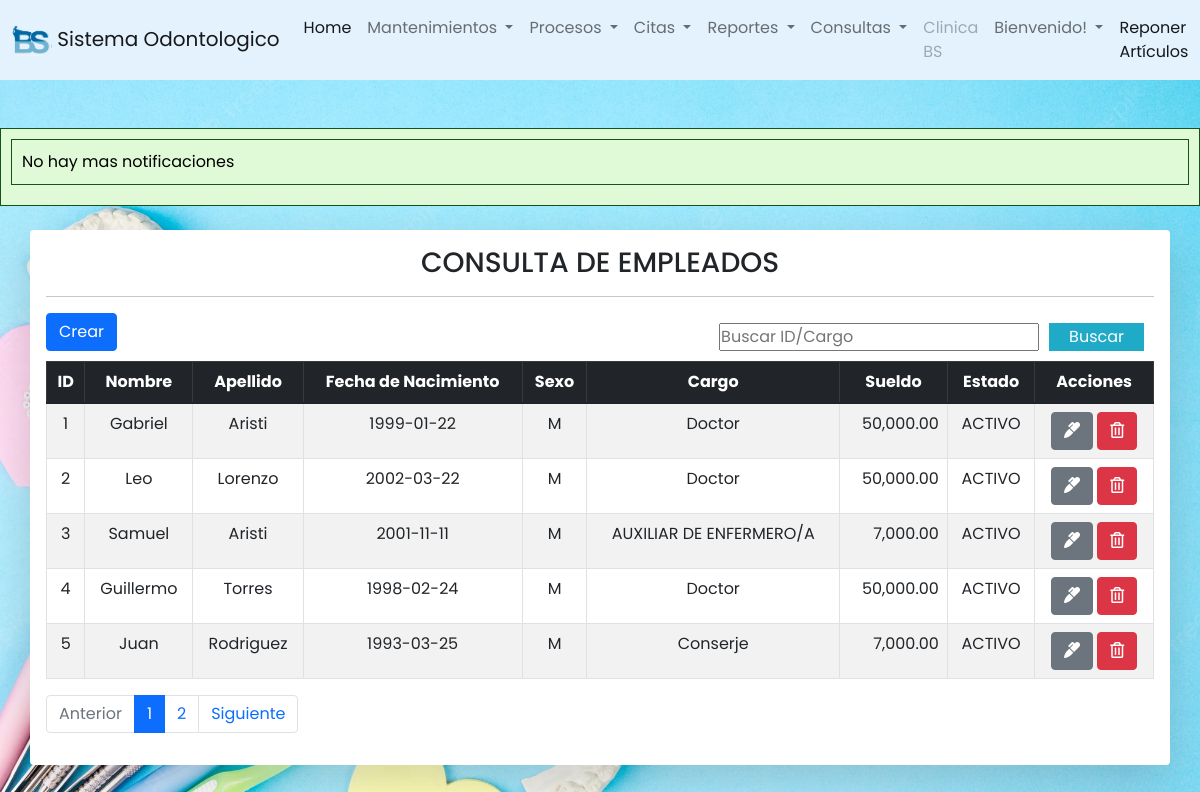
The app's page /odontologia/empleados/consulta_empleados.php with its own data.
### tables this page shows
CREATE TABLE `empleados` (
  `id_empl` int(11) NOT NULL,
  `id_per` int(11) DEFAULT NULL,
  `cargo` int(11) DEFAULT NULL,
  `status` int(11) DEFAULT NULL,
  `horario` int(11) DEFAULT NULL
);

CREATE TABLE `persona` (
  `id_per` int(11) NOT NULL,
  `nom_per` varchar(50) DEFAULT NULL,
  `ape_per` int(11) DEFAULT NULL,
  `fec_nac` date DEFAULT NULL,
  `sex_per` char(1) DEFAULT NULL,
  `datos` int(11) DEFAULT NULL,
  `status` int(11) DEFAULT NULL
);

CREATE TABLE `apellidos` (
  `id_ape` int(11) NOT NULL,
  `apellido` varchar(50) NOT NULL
);

CREATE TABLE `cargos` (
  `id_cargo` int(11) NOT NULL,
  `cargo` varchar(60) DEFAULT NULL,
  `sueldo` decimal(11,0) DEFAULT NULL
);

CREATE TABLE `estados` (
  `id_status` int(11) NOT NULL,
  `des_status` varchar(50) DEFAULT NULL
);

### odontologia/empleados/consulta_empleados.php (the view, shortened to what this page needs)
<?php
include ("../conexion.php");
?>
<?php include("../includes/header.php")?>
<?php include("../includes/footer.php")?>
<head>
  <link rel="stylesheet" href="../CSS/styl.css">
</head>
<div class="container table-responsive container-sm mt-4 shadow-lg p-3 mb-5 bg-body rounded">
  <center>
    <h3>CONSULTA DE EMPLEADOS</h3>
  </center>
  <hr class="divider">
  <button id="crear" type="button" class="btn btn-primary" data-bs-toggle="modal"
    data-bs-target="#modalEmpleado">Crear</button>
  <form action="buscar_empleado.php" class="buscador" method="get">
    <input type="text" name="busqueda" id="busqueda" placeholder="Buscar ID/Cargo">
    <input type="submit" value="Buscar" class="btn_search">
  </form>
  <table id="tablaempleados" class="table  aling-middle table-hover table-secundary mt-2 table-bordered table-striped">
    <thead class="table-dark">
      <tr class="text-center">
        <th>ID</th>
        <th>Nombre</th>
        <th>Apellido</th>
        <th>Fecha de Nacimiento</th>
        <th>Sexo</th>
        <th>Cargo</th>
        <th>Sueldo</th>
        <th>Estado</th>
        <th>Acciones</th>
      </tr>
    </thead>
    <tbody class="text-center">
      <?php
                    $sql_registe = mysqli_query($conexion, "SELECT COUNT(*) as total_registro From empleados WHERE status = 1 ");
                    $result_register = mysqli_fetch_array($sql_registe);
                    $total_registro = $result_register['total_registro'];
                    $por_pagina = 5;
                    if(empty($_GET['pagina'])){
                      $pagina = 1;
                    }
                    else{
                      $pagina = $_GET['pagina'];
                    }
                    $desde = ($pagina-1) * $por_pagina;
                    $total_paginas = ceil($total_registro/$por_pagina);
                        $query = "SELECT ep.id_empl, ps.nom_per, ps.fec_nac, ps.sex_per,
                        a.apellido,c.cargo,c.sueldo, et.des_status FROM empleados AS ep
                        LEFT JOIN persona AS ps ON ep.id_per = ps.id_per LEFT JOIN apellidos AS a
                        ON ps.ape_per = a.id_ape LEFT JOIN cargos AS c ON ep.cargo = c.id_cargo
                        LEFT JOIN estados AS et  ON ep.status = et.id_status ORDER BY ep.id_empl ASC LIMIT $desde, $por_pagina";
                        $result_task = mysqli_query($conexion, $query);
                        while($row = mysqli_fetch_array($result_task)){?>
      <tr>
        <td>
          <?php echo $row['id_empl'] ?>
        </td>
        <td>
          <?php echo $row['nom_per'] ?>
        </td>
        <td>
          <?php echo $row['apellido'] ?>
        </td>
        <td>
          <?php echo $row['fec_nac'] ?>
        </td>
        <td>
          <?php echo $row['sex_per'] ?>
        </td>
        <td>
          <?php echo $row['cargo'] ?>
        </td>
        <td style="text-align: right;">
          <?php echo number_format($row['sueldo'],2) ?>
        </td>
        <td>
          <?php echo $row['des_status'] ?>
        </td>
        <td>
          <a href="editarempl.php?id=<?php echo $row['id_empl']?>" class="btn btn-secondary">
            <i class="fas fa-marker"></i>
          </a>
          <a href="eliminarempl.php?id=<?php echo $row['id_empl']?>" class="btn btn-danger">
            <i class="far fa-trash-alt"></i>
          </a>
        </td>
      </tr>
      <?php }?>
    </tbody>
  </table>
  <nav aria-label="Page navigation example">
    <ul class="pagination">
      <li class="page-item <?php echo $pagina <= 1 ? 'disabled' : '' ?>"><a class="page-link"
          href="?pagina=<?php echo $pagina-1;?>">Anterior</a></li>
      <?php
          for($i=1; $i<=$total_paginas; $i++):?>
      <li class="page-item <?php echo $pagina == $i ? 'active' : '' ?>"><a class="page-link"
          href="?pagina=<?php echo $i;?>">
          <?php echo $i?>
        </a></li>
      <?php endfor ?>
      <li class="page-item <?php echo $pagina >= $total_paginas ? 'disabled' : '' ?>">
        <a class="page-link" href="?pagina=<?php echo $pagina+1;?>">Siguiente</a>
      </li>
    </ul>
  </nav>
</div>

### odontologia/CSS/styl.css (style rules this page uses)
* { margin: 0; padding: 0; user-select: none; box-sizing: border-box; font-family: 'Poppins', sans-serif; }
body { margin: 0; background-image: url('fondo\ menu.webp'); background-size: cover; background-attachment: fixed; }

### odontologia/includes/ejecutar_procedimiento.php (style rules this page uses)
body { background-color: #f0f0f0; font-family: Arial, sans-serif; color: #333; margin: 0; padding: 0; }

### odontologia/empleados/consulta_empleados.php (style rules this page uses)
.buscador { display: -webkit-flex; display: -moz-flex; display: -ms-flex; display: -o-flex; display: flex; float: right; background: initial; padding: 10px; border-radius: 10px; }
.buscador .btn_search { background: #1faac8; color: #fff; padding: 0 20px; border: 0; cursor: pointer; margin-left: 10px; }

### records on screen
empleados: id_empl "1", id_per.nom_per "Gabriel", apellidos.apellido "Aristi", id_per.fec_nac "1999-01-22", id_per.sex_per "M", cargo.cargo "Doctor", cargo.sueldo "50,000.00", status.des_status "ACTIVO"
empleados: id_empl "2", id_per.nom_per "Leo", apellidos.apellido "Lorenzo", id_per.fec_nac "2002-03-22", id_per.sex_per "M", cargo.cargo "Doctor", cargo.sueldo "50,000.00", status.des_status "ACTIVO"
empleados: id_empl "3", id_per.nom_per "Samuel", apellidos.apellido "Aristi", id_per.fec_nac "2001-11-11", id_per.sex_per "M", cargo.cargo "AUXILIAR DE ENFERMERO/A", cargo.sueldo "7,000.00", status.des_status "ACTIVO"
empleados: id_empl "4", id_per.nom_per "Guillermo", apellidos.apellido "Torres", id_per.fec_nac "1998-02-24", id_per.sex_per "M", cargo.cargo "Doctor", cargo.sueldo "50,000.00", status.des_status "ACTIVO"
empleados: id_empl "5", id_per.nom_per "Juan", apellidos.apellido "Rodriguez", id_per.fec_nac "1993-03-25", id_per.sex_per "M", cargo.cargo "Conserje", cargo.sueldo "7,000.00", status.des_status "ACTIVO"
